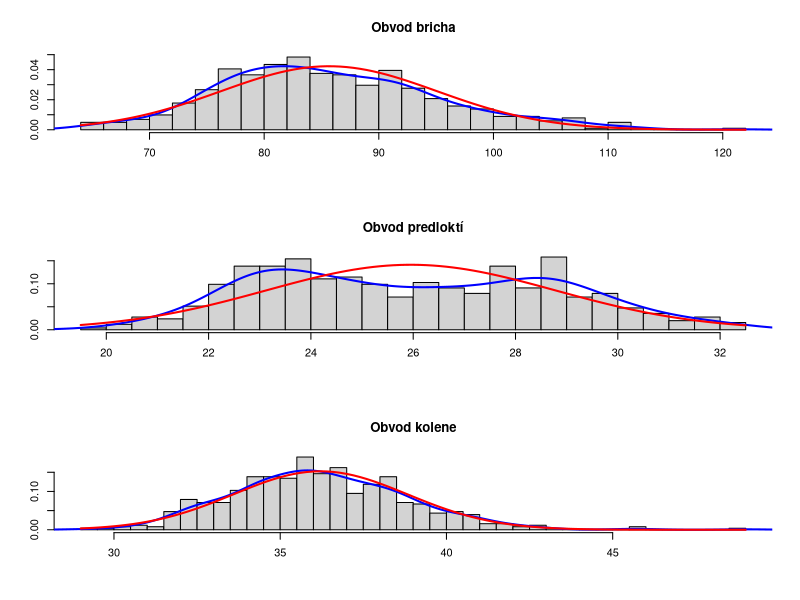
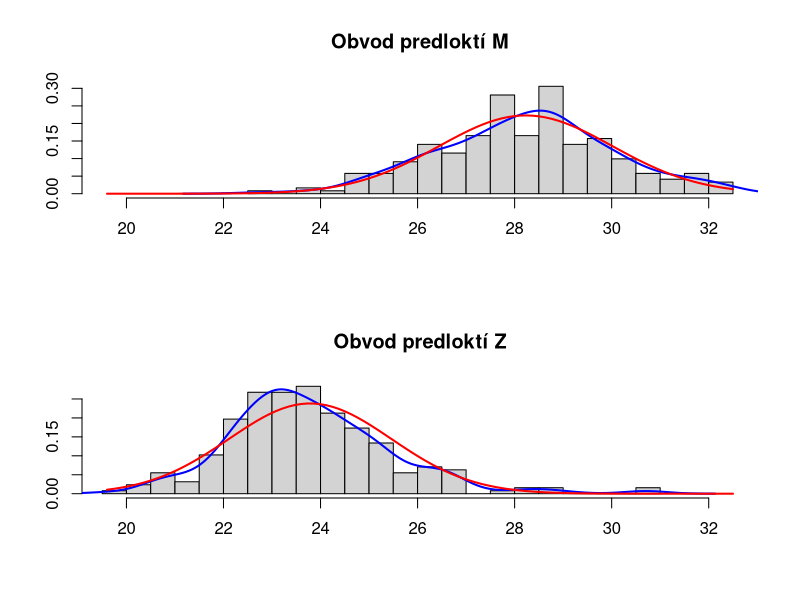
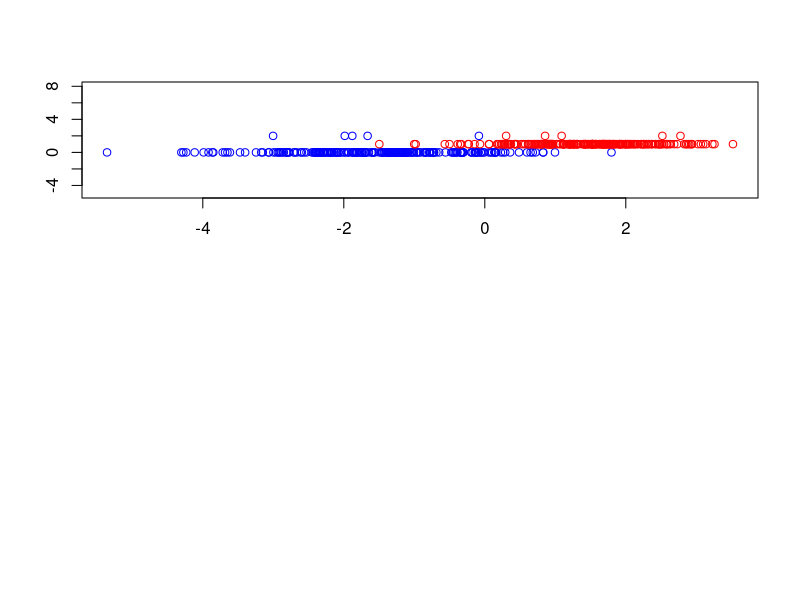

Here is the R script that generated these plots, in order:
## ---- chunk 1
knitr::opts_chunk$set(tidy.opts = list(width.cutoff = 80), tidy = TRUE)
## ---- chunk 2
library(foreign) 
data = read.spss("du4_9.sav",to.data.frame=TRUE)

colnames(data) <- c("ID", "oBRICHO", "oPREDLOKTI", "oKOLENE", "POHLAVI")
levels(data$POHLAVI) <- c("2", "0", "1") #0 -> muž, 1 -> žena, 2 -> nezařazeno

muzi <- data[data$POHLAVI == 0, 2:4]
zeny <- data[data$POHLAVI == 1, 2:4]
nez <- data[data$POHLAVI == 2, 2:4]
## ---- chunk 3
#kontrola, jestli se v jednotlivých datasetech nenachází chybějící hodnoty
c(sum(is.na(muzi)), sum(is.na(zeny)), sum(is.na(nez)))
## ---- chunk 4
par(mfrow = c(3, 1))
hist(data$oBRICHO, breaks = 30, freq = F, main = "Obvod bricha", ylab = "", xlab = "")
lines(density(data$oBRICHO), col = "blue", lwd = 2)
curve(dnorm(x, mean = mean(data$oBRICHO), sd = sd(data$oBRICHO)), add = T, col = "red", lwd = 2)

hist(data$oPREDLOKTI, breaks = 30, freq = F, main = "Obvod predloktí", ylab = "", xlab = "")
lines(density(data$oPREDLOKTI), col = "blue", lwd = 2)
curve(dnorm(x, mean = mean(data$oPREDLOKTI), sd = sd(data$oPREDLOKTI)), add = T, col = "red", lwd = 2)

hist(data$oKOLENE, breaks = 30, freq = F, main = "Obvod kolene", ylab = "", xlab = "")
lines(density(data$oKOLENE), col = "blue", lwd = 2)
curve(dnorm(x, mean = mean(data$oKOLENE), sd = sd(data$oKOLENE)), add = T, col = "red", lwd = 2)
## ---- chunk 5
par(mfrow = c(2, 1))
hist(muzi$oPREDLOKTI, breaks = 30, freq = F, main = "Obvod predloktí M", ylab = "", xlab = "", xlim = c(19.6, 32.5))
lines(density(muzi$oPREDLOKTI), col = "blue", lwd = 2)
curve(dnorm(x, mean = mean(muzi$oPREDLOKTI), sd = sd(muzi$oPREDLOKTI)), add = T, col = "red", lwd = 2)

hist(zeny$oPREDLOKTI, breaks = 30, freq = F, main = "Obvod predloktí Z", ylab = "", xlab = "", xlim = c(19.6, 32.5))
lines(density(zeny$oPREDLOKTI), col = "blue", lwd = 2)
curve(dnorm(x, mean = mean(zeny$oPREDLOKTI), sd = sd(zeny$oPREDLOKTI)), add = T, col = "red", lwd = 2)
## ---- chunk 6
library(MASS)

krizova_validace <- function(data, K = 10){
  n <- nrow(data)
  folds <- cut(seq(1, n), breaks = K, labels = F)
  errors <- numeric(K)
  
  for(i in 1:K){
    test_indices <- which(folds == 1)
    train_data <- data[-test_indices,]
    test_data <- data[test_indices,]
    
    modelLDA <- lda(POHLAVI~., data = train_data)
    predicted <- predict(modelLDA, newdata = test_data)
    errors[i] <- mean(predicted$class != test_data$POHLAVI)
  }
  
  return(mean(errors))
}

data_train <- data[data$POHLAVI != 2,2:5]
data_train$POHLAVI <- (as.numeric(data_train$POHLAVI) - 2)

kv <- krizova_validace(data_train)
kv
## ---- chunk 7
data_test <- data[data$POHLAVI == 2,2:4]

model <- lda(POHLAVI~., data = data_train)
predictions <- model |> predict(data_test)
predictions$class
## ---- chunk 8
ldaData_train <- as.data.frame(matrix(ncol = 0, nrow = 496))
ldaData_train$POHLAVI <- c(data_train$POHLAVI)
ldaData_train$LDA <- c(predict(model)$x)

ldaData_test <- as.data.frame(matrix(ncol = 0, nrow = 10))
ldaData_test$POHLAVI <- (as.numeric(predictions$class) - 1)
ldaData_test$LDA <- predictions$x

plot(x = ldaData_train[ldaData_train$POHLAVI == 0, ]$LDA, 
     y = rep(0, nrow(ldaData_train[ldaData_train$POHLAVI == 0, ])), 
     ylim = c(-5, 8), 
     xlim = c(min(ldaData_train$LDA), max(ldaData_train$LDA)), 
     col = "blue", 
     ylab = "", xlab = "")
points(x = ldaData_train[ldaData_train$POHLAVI == 1, ]$LDA, 
       y = rep(1, nrow(ldaData_train[ldaData_train$POHLAVI == 1, ])), 
       col = "red")
points(x = ldaData_test[ldaData_test$POHLAVI == 0, ]$LDA, 
       y = rep(2, nrow(ldaData_test[ldaData_test$POHLAVI == 0, ])), 
       col = "blue")
points(x = ldaData_test[ldaData_test$POHLAVI == 1, ]$LDA, 
       y = rep(2, nrow(ldaData_test[ldaData_test$POHLAVI == 1, ])), 
       col = "red")
